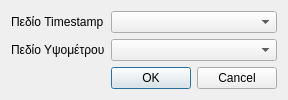
<?xml version="1.0" encoding="UTF-8"?>
<ui version="4.0">
 <class>export2kmlDialogBase</class>
 <widget class="QDialog" name="export2kmlDialogBase">
  <property name="geometry">
   <rect>
    <x>0</x>
    <y>0</y>
    <width>288</width>
    <height>96</height>
   </rect>
  </property>
  <property name="windowTitle">
   <string>Εξαγωγή σε kml</string>
  </property>
  <property name="windowIcon">
   <iconset>
    <normaloff>:/plugins/export2kml/icon.png</normaloff>:/plugins/export2kml/icon.png</iconset>
  </property>
  <layout class="QFormLayout" name="formLayout">
   <item row="0" column="0">
    <widget class="QLabel" name="label">
     <property name="text">
      <string>&lt;html&gt;&lt;head/&gt;&lt;body&gt;&lt;p&gt;Πεδίο Timestamp&lt;/p&gt;&lt;/body&gt;&lt;/html&gt;</string>
     </property>
    </widget>
   </item>
   <item row="0" column="1">
    <widget class="QComboBox" name="comboBox_timestamp"/>
   </item>
   <item row="1" column="0">
    <widget class="QLabel" name="label_2">
     <property name="text">
      <string>&lt;html&gt;&lt;head/&gt;&lt;body&gt;&lt;p&gt;Πεδίο Υψομέτρου&lt;/p&gt;&lt;/body&gt;&lt;/html&gt;</string>
     </property>
    </widget>
   </item>
   <item row="1" column="1">
    <widget class="QComboBox" name="comboBox_altitude"/>
   </item>
   <item row="2" column="1">
    <widget class="QDialogButtonBox" name="button_box">
     <property name="orientation">
      <enum>Qt::Horizontal</enum>
     </property>
     <property name="standardButtons">
      <set>QDialogButtonBox::Cancel|QDialogButtonBox::Ok</set>
     </property>
    </widget>
   </item>
  </layout>
 </widget>
 <resources/>
 <connections>
  <connection>
   <sender>button_box</sender>
   <signal>accepted()</signal>
   <receiver>export2kmlDialogBase</receiver>
   <slot>accept()</slot>
   <hints>
    <hint type="sourcelabel">
     <x>20</x>
     <y>20</y>
    </hint>
    <hint type="destinationlabel">
     <x>20</x>
     <y>20</y>
    </hint>
   </hints>
  </connection>
  <connection>
   <sender>button_box</sender>
   <signal>rejected()</signal>
   <receiver>export2kmlDialogBase</receiver>
   <slot>reject()</slot>
   <hints>
    <hint type="sourcelabel">
     <x>20</x>
     <y>20</y>
    </hint>
    <hint type="destinationlabel">
     <x>20</x>
     <y>20</y>
    </hint>
   </hints>
  </connection>
 </connections>
</ui>
